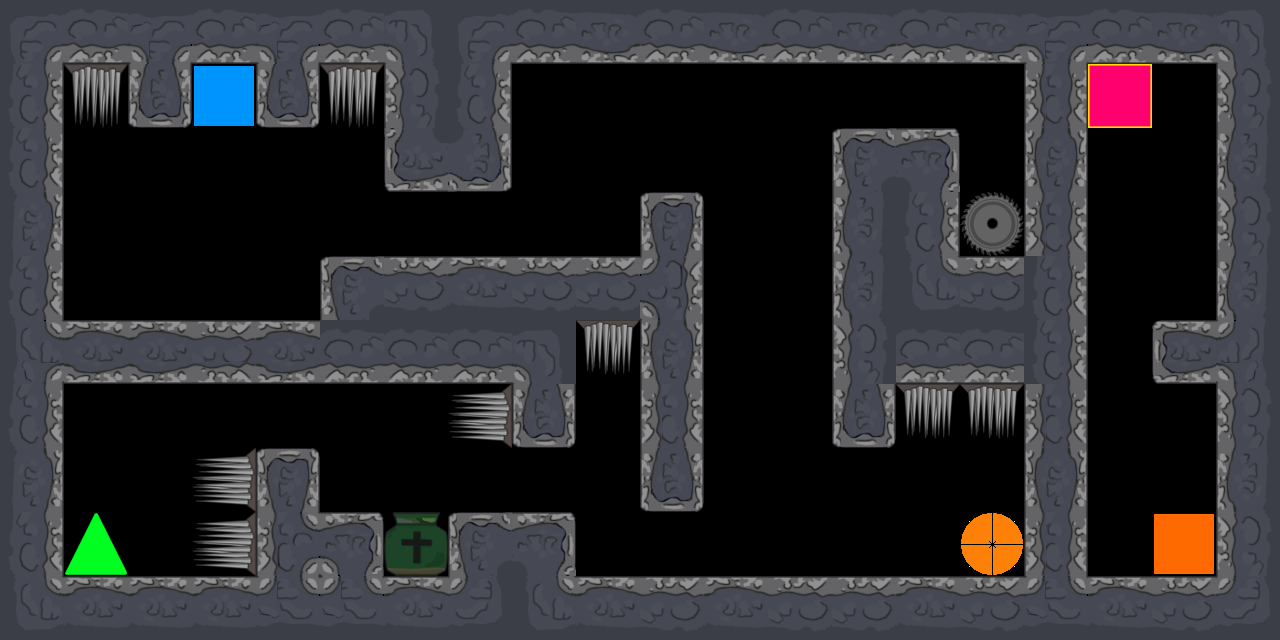

Rendered tile map (Tiled .tmx) drawn with the repository's tilesets; below, a short description and the full map source, tile grids included:
An orthogonal 20x10 tile map with 64x64 px tiles, 1 tile layer (Tile Layer 1).

<map version="1.5" tiledversion="1.6.0" orientation="orthogonal" renderorder="right-down" width="20" height="10" tilewidth="64" tileheight="64" infinite="0" nextlayerid="2" nextobjectid="1">
 <tileset firstgid="1" source="Tiles.tsx" />
 <layer id="1" name="Tile Layer 1" width="20" height="10">
  <data encoding="csv">
1,2,185,4,185,2,6,1,2,3,4,5,2,3,4,5,185,2,3,6,
61,275,218,243,218,275,96,61,0,0,0,0,0,0,0,0,109,242,0,36,
61,0,0,0,0,0,62,63,0,0,0,0,0,32,33,0,79,0,0,66,
91,0,0,0,0,0,0,0,0,0,216,0,0,66,61,332,109,0,0,96,
121,0,0,0,0,32,153,152,153,153,143,0,0,66,151,153,121,0,0,126,
181,50,50,51,52,2,2,2,6,335,19,0,0,36,4,4,121,0,212,183,
61,0,0,0,0,0,0,276,218,0,49,0,0,218,335,335,49,0,0,36,
91,0,0,276,216,0,0,0,0,0,218,0,0,0,0,0,79,0,0,66,
121,241,0,276,139,95,301,32,33,0,0,0,0,0,0,362,109,0,244,96,
151,154,154,154,187,187,152,156,151,152,153,154,155,153,154,155,187,152,153,156
</data>
 </layer>
</map>
